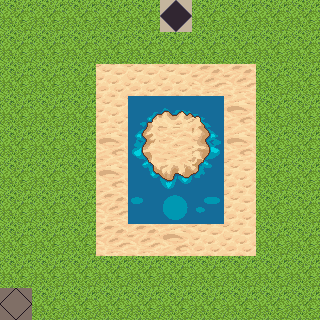

Rendered tile map (Tiled .tmx) drawn with the repository's tilesets; below, a short description and the map source with its tile grids summarised:
An orthogonal 10x10 tile map with 32x32 px tiles, 1 tile layer (ground).

<map version="1.0" orientation="orthogonal" renderorder="right-down" width="10" height="10" tilewidth="32" tileheight="32" nextobjectid="1">
 <tileset firstgid="1" name="terrain" tilewidth="32" tileheight="32" tilecount="1024">
  <image source="terrain.png" width="1024" height="1024" />
  <tile id="277">
   <properties>
    <property name="unavailable" value="1" />
   </properties>
  </tile>
  <tile id="278">
   <properties>
    <property name="unavailable" value="1" />
   </properties>
  </tile>
  <tile id="279">
   <properties>
    <property name="unavailable" value="1" />
   </properties>
  </tile>
  <tile id="341">
   <properties>
    <property name="unavailable" value="1" />
   </properties>
  </tile>
  <tile id="342">
   <properties>
    <property name="unavailable" value="1" />
   </properties>
  </tile>
  <tile id="343">
   <properties>
    <property name="unavailable" value="1" />
   </properties>
  </tile>
  <tile id="373">
   <properties>
    <property name="unavailable" value="" />
   </properties>
  </tile>
  <tile id="374">
   <properties>
    <property name="unavailable" value="" />
   </properties>
  </tile>
  <tile id="375">
   <properties>
    <property name="unavailable" value="" />
   </properties>
  </tile>
  <tile id="620">
   <properties>
    <property name="source" value="1" />
   </properties>
  </tile>
  <tile id="621">
   <properties>
    <property name="target" value="1" />
   </properties>
  </tile>
 </tileset>
 <layer name="ground" width="10" height="10">
  <data>[100 cells, 100 non-empty, 18 distinct tile ids]</data>
 </layer>
</map>
